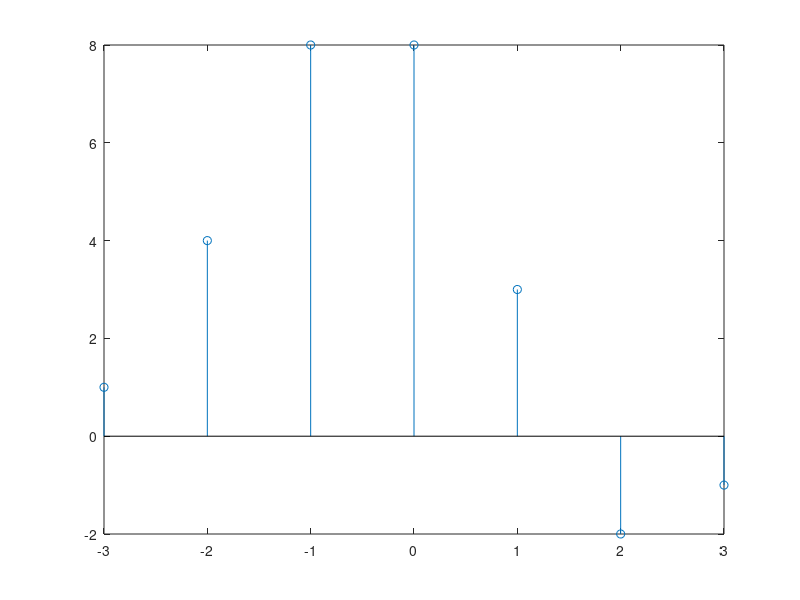

Source code (MATLAB):
clc;
clear all;
close all;
x = [1 2 3 1];
h = [1 2 1 -1];
xl = length(x);
hl = length(h);

for i = 1:xl+hl-1;
    y(i)=0;
end

for i = 1:xl
    for j = 1:hl
        y(i+j-1)=y(i+j-1)+x(i)*h(j);
    end
end
lagval = ((xl-1)+(hl-1))/2
lag = -lagval:lagval;
stem(lag,y)
